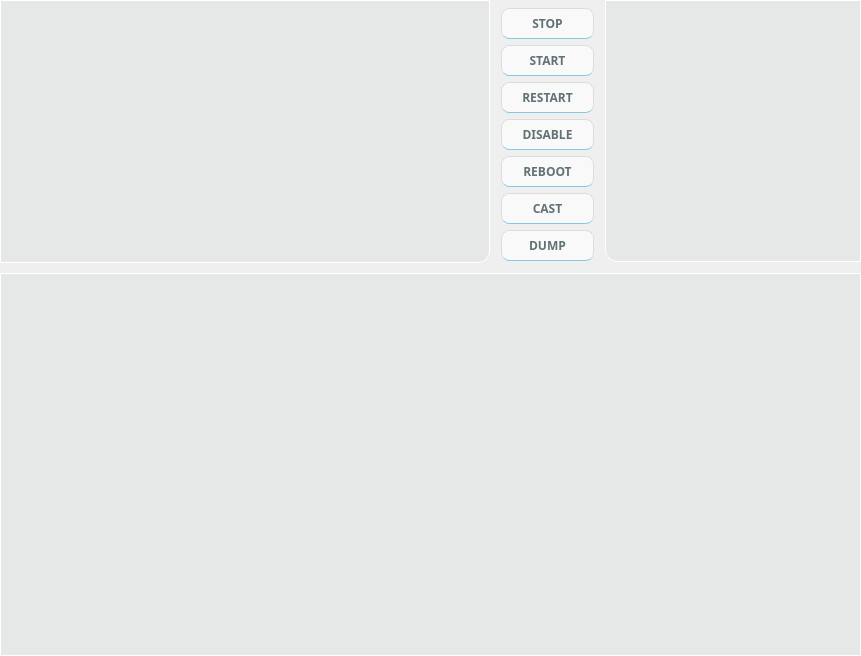
<?xml version="1.0" encoding="UTF-8"?>
<ui version="4.0">
 <class>Form</class>
 <widget class="QWidget" name="Form">
  <property name="geometry">
   <rect>
    <x>0</x>
    <y>0</y>
    <width>861</width>
    <height>656</height>
   </rect>
  </property>
  <property name="windowTitle">
   <string>Form</string>
  </property>
  <layout class="QVBoxLayout" name="verticalLayout">
   <property name="leftMargin">
    <number>0</number>
   </property>
   <property name="topMargin">
    <number>0</number>
   </property>
   <property name="rightMargin">
    <number>0</number>
   </property>
   <property name="bottomMargin">
    <number>0</number>
   </property>
   <item>
    <widget class="QWidget" name="widget" native="true">
     <layout class="QVBoxLayout" name="verticalLayout_6">
      <property name="leftMargin">
       <number>0</number>
      </property>
      <property name="topMargin">
       <number>0</number>
      </property>
      <property name="rightMargin">
       <number>0</number>
      </property>
      <property name="bottomMargin">
       <number>0</number>
      </property>
      <item>
       <widget class="QFrame" name="header_frame">
        <property name="sizePolicy">
         <sizepolicy hsizetype="Expanding" vsizetype="Expanding">
          <horstretch>0</horstretch>
          <verstretch>0</verstretch>
         </sizepolicy>
        </property>
        <property name="styleSheet">
         <string notr="true">QPushButton {
	box-shadow:inset 0px 1px 0px 0px #ffffff;
	background:linear-gradient(to bottom, #f9f9f9 5%, #e9e9e9 100%);
	background-color:#f9f9f9;
	border-radius:8px;
	border:1px solid #dcdcdc;
	display:inline-block;
	cursor:pointer;
	color:#627176;
	font-family:Candara;
	font-size:12px;
	font-weight:600;
	padding:6px 20px;
	text-decoration:none;
	text-shadow:0px 1px 0px #ffffff;
	border-bottom:1px solid #86C8E0;
}
QPushButton::hover {
	background:linear-gradient(to bottom, #DFE7EA 5%, #8DB3C3 100%);
	background-color:#F0F1F1;
	border-radius:8px;
	border:1px solid #86C8E0;
	border-bottom:2px solid #86C8E0;

}
QPushButton::pressed {
	background-color: qlineargradient(x1: 0, y1: 0, x2: 0, y2: 1, stop: 0 #f6f7fa, stop: 1 #86C8E0);
    
}
</string>
        </property>
        <property name="frameShape">
         <enum>QFrame::NoFrame</enum>
        </property>
        <property name="frameShadow">
         <enum>QFrame::Raised</enum>
        </property>
        <layout class="QHBoxLayout" name="horizontalLayout">
         <property name="leftMargin">
          <number>0</number>
         </property>
         <property name="topMargin">
          <number>0</number>
         </property>
         <property name="rightMargin">
          <number>0</number>
         </property>
         <property name="bottomMargin">
          <number>0</number>
         </property>
         <item>
          <widget class="QFrame" name="device_frame">
           <property name="sizePolicy">
            <sizepolicy hsizetype="Expanding" vsizetype="Minimum">
             <horstretch>5</horstretch>
             <verstretch>0</verstretch>
            </sizepolicy>
           </property>
           <property name="frameShape">
            <enum>QFrame::NoFrame</enum>
           </property>
           <property name="frameShadow">
            <enum>QFrame::Raised</enum>
           </property>
           <layout class="QVBoxLayout" name="verticalLayout_5">
            <property name="leftMargin">
             <number>0</number>
            </property>
            <property name="topMargin">
             <number>0</number>
            </property>
            <property name="rightMargin">
             <number>0</number>
            </property>
            <property name="bottomMargin">
             <number>3</number>
            </property>
            <item>
             <widget class="QTableWidget" name="device_table">
              <property name="cursor" stdset="0">
               <cursorShape>PointingHandCursor</cursorShape>
              </property>
              <property name="styleSheet">
               <string notr="true">background-color:#E6E8E8;
border-bottom-right-radius:12px;
border:1px solid #FFFFFF;</string>
              </property>
              <property name="frameShape">
               <enum>QFrame::NoFrame</enum>
              </property>
              <property name="lineWidth">
               <number>0</number>
              </property>
             </widget>
            </item>
           </layout>
          </widget>
         </item>
         <item>
          <widget class="QFrame" name="btn_frame">
           <property name="sizePolicy">
            <sizepolicy hsizetype="Preferred" vsizetype="Minimum">
             <horstretch>0</horstretch>
             <verstretch>0</verstretch>
            </sizepolicy>
           </property>
           <property name="styleSheet">
            <string notr="true"/>
           </property>
           <property name="frameShape">
            <enum>QFrame::NoFrame</enum>
           </property>
           <property name="frameShadow">
            <enum>QFrame::Raised</enum>
           </property>
           <layout class="QVBoxLayout" name="verticalLayout_2">
            <property name="leftMargin">
             <number>5</number>
            </property>
            <property name="topMargin">
             <number>8</number>
            </property>
            <property name="rightMargin">
             <number>5</number>
            </property>
            <property name="bottomMargin">
             <number>5</number>
            </property>
            <item>
             <widget class="QPushButton" name="btn_stop">
              <property name="cursor">
               <cursorShape>PointingHandCursor</cursorShape>
              </property>
              <property name="toolTip">
               <string extracomment="Останавливает выбранные девайсы"/>
              </property>
              <property name="toolTipDuration">
               <number>7</number>
              </property>
              <property name="autoFillBackground">
               <bool>false</bool>
              </property>
              <property name="styleSheet">
               <string notr="true"/>
              </property>
              <property name="text">
               <string>STOP</string>
              </property>
              <property name="checkable">
               <bool>false</bool>
              </property>
              <property name="checked">
               <bool>false</bool>
              </property>
              <property name="flat">
               <bool>false</bool>
              </property>
             </widget>
            </item>
            <item>
             <widget class="QPushButton" name="btn_start">
              <property name="cursor">
               <cursorShape>PointingHandCursor</cursorShape>
              </property>
              <property name="text">
               <string>START</string>
              </property>
             </widget>
            </item>
            <item>
             <widget class="QPushButton" name="btn_restart">
              <property name="cursor">
               <cursorShape>PointingHandCursor</cursorShape>
              </property>
              <property name="text">
               <string>RESTART</string>
              </property>
             </widget>
            </item>
            <item>
             <widget class="QPushButton" name="btn_disable">
              <property name="cursor">
               <cursorShape>PointingHandCursor</cursorShape>
              </property>
              <property name="text">
               <string>DISABLE</string>
              </property>
             </widget>
            </item>
            <item>
             <widget class="QPushButton" name="btn_reboot">
              <property name="font">
               <font>
                <family>Candara</family>
                <pointsize>-1</pointsize>
                <weight>75</weight>
                <bold>true</bold>
                <underline>false</underline>
                <strikeout>false</strikeout>
               </font>
              </property>
              <property name="cursor">
               <cursorShape>PointingHandCursor</cursorShape>
              </property>
              <property name="toolTip">
               <string/>
              </property>
              <property name="text">
               <string>REBOOT</string>
              </property>
             </widget>
            </item>
            <item>
             <widget class="QPushButton" name="btn_cast">
              <property name="cursor">
               <cursorShape>PointingHandCursor</cursorShape>
              </property>
              <property name="styleSheet">
               <string notr="true"/>
              </property>
              <property name="text">
               <string>CAST</string>
              </property>
             </widget>
            </item>
            <item>
             <widget class="QPushButton" name="btn_dump">
              <property name="cursor">
               <cursorShape>PointingHandCursor</cursorShape>
              </property>
              <property name="text">
               <string>DUMP</string>
              </property>
             </widget>
            </item>
           </layout>
          </widget>
         </item>
         <item>
          <widget class="QFrame" name="stat_frame">
           <property name="sizePolicy">
            <sizepolicy hsizetype="Expanding" vsizetype="Minimum">
             <horstretch>0</horstretch>
             <verstretch>0</verstretch>
            </sizepolicy>
           </property>
           <property name="frameShape">
            <enum>QFrame::NoFrame</enum>
           </property>
           <property name="frameShadow">
            <enum>QFrame::Raised</enum>
           </property>
           <layout class="QVBoxLayout" name="verticalLayout_3">
            <property name="leftMargin">
             <number>0</number>
            </property>
            <property name="topMargin">
             <number>0</number>
            </property>
            <property name="rightMargin">
             <number>0</number>
            </property>
            <property name="bottomMargin">
             <number>4</number>
            </property>
            <item>
             <widget class="QListView" name="stat_list">
              <property name="styleSheet">
               <string notr="true">background-color:#E6E8E8;
border-bottom-left-radius:12px;
border:1px solid #FFFFFF;
</string>
              </property>
              <property name="frameShape">
               <enum>QFrame::NoFrame</enum>
              </property>
              <property name="autoScrollMargin">
               <number>16</number>
              </property>
              <property name="resizeMode">
               <enum>QListView::Adjust</enum>
              </property>
             </widget>
            </item>
           </layout>
          </widget>
         </item>
        </layout>
       </widget>
      </item>
      <item>
       <widget class="QFrame" name="log_frame">
        <property name="sizePolicy">
         <sizepolicy hsizetype="Expanding" vsizetype="Expanding">
          <horstretch>0</horstretch>
          <verstretch>1</verstretch>
         </sizepolicy>
        </property>
        <property name="frameShape">
         <enum>QFrame::NoFrame</enum>
        </property>
        <property name="frameShadow">
         <enum>QFrame::Raised</enum>
        </property>
        <layout class="QVBoxLayout" name="verticalLayout_4">
         <property name="leftMargin">
          <number>0</number>
         </property>
         <property name="topMargin">
          <number>1</number>
         </property>
         <property name="rightMargin">
          <number>0</number>
         </property>
         <property name="bottomMargin">
          <number>0</number>
         </property>
         <item>
          <widget class="QTextBrowser" name="log_text">
           <property name="cursor" stdset="0">
            <cursorShape>ArrowCursor</cursorShape>
           </property>
           <property name="styleSheet">
            <string notr="true">background-color:#E6E8E8;
border:1px solid #FFFFFF;</string>
           </property>
           <property name="frameShape">
            <enum>QFrame::NoFrame</enum>
           </property>
          </widget>
         </item>
        </layout>
       </widget>
      </item>
     </layout>
    </widget>
   </item>
  </layout>
 </widget>
 <resources/>
 <connections/>
</ui>
